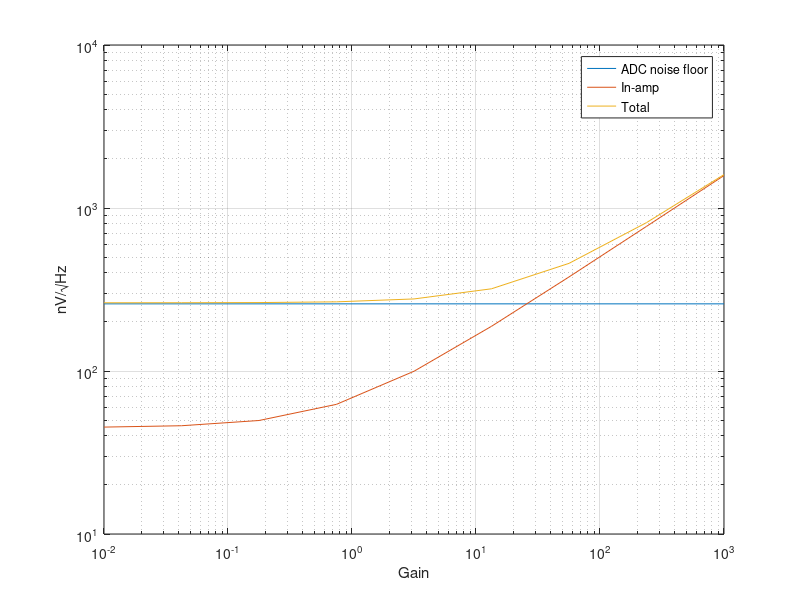
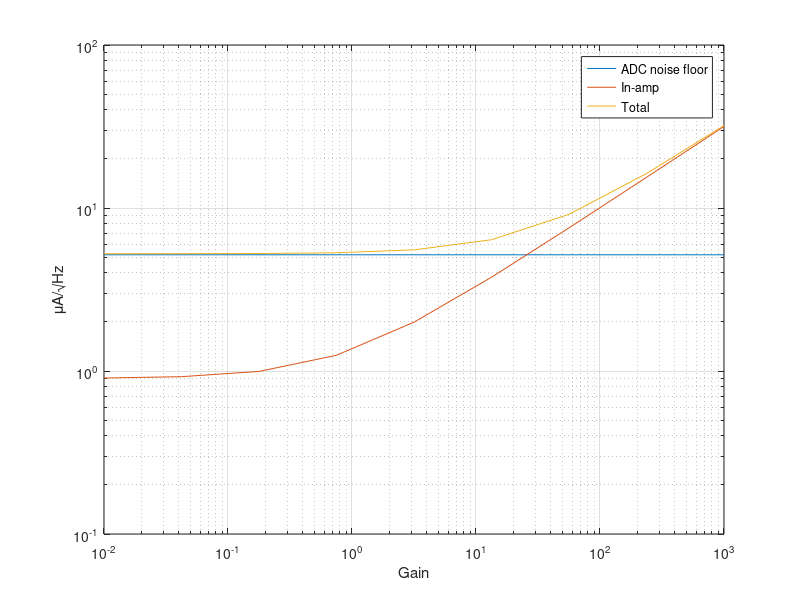
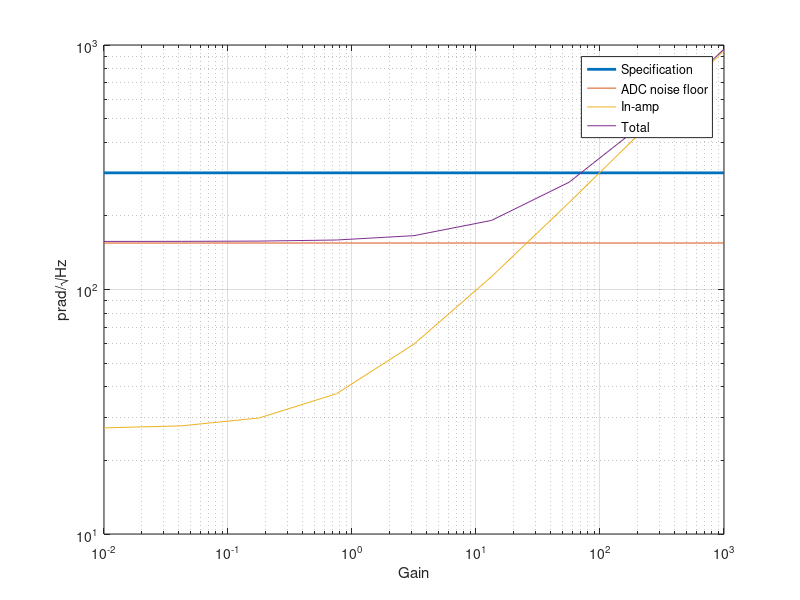

The MATLAB script that drew these images, in order:
% Noise analysis to aid on selection instrumentation amplifier for current
% measurement.

% Copyright (C) 2017 CNPEM
% Licensed under GNU General Public License v3.0 (GPL)
%
% Author(s): Daniel Tavares (LNLS/DIG) - daniel.tavares@lnls.br

Pmax = 1/8;                     % Maximum power dissipation on shunt resistor [W]

th_FS = 30e-6;                  % Beam deflection full-scale [rad]
req_Th_noise = 300e-12;         % Required beam deflection noise spectral density [rad/sqrt(Hz)]

I_FS = 1;                       % Load current full-scale [A]
Rs = 50e-3;                     % Shunt resistance for current measurement [ohm]

SNR_adc = 80;                   % ADC SNR [dBFS]
fs = 1.2e6;                     % ADC sampling rate
FS_adc = 2;                     % ADC full-scale voltage [V]

G_inamp = logspace(-2, 3, 9)';  % In-amp gain
eni_inamp = 50e-9;              % In-amp input noise spectral density [V/sqrt(Hz)]
eno_inamp = 45e-9;              % In-amp output noise spectral density [V/sqrt(Hz)]

% Voltage noise
en_inamp = sqrt(G_inamp*eni_inamp.^2 + eno_inamp.^2);
en_adc = FS_adc*10^(-SNR_adc/20)./sqrt(fs/2);
en_total = sqrt(en_inamp.^2 + en_adc.^2);

% Measured current noise
in_inamp = en_inamp./Rs;
in_adc = en_adc./Rs;
in_total = sqrt(in_inamp.^2 + in_adc.^2);

% Measured beam deflection noise
thn_inamp = th_FS./I_FS*in_inamp;
thn_adc = th_FS./I_FS*in_adc;
thn_total = sqrt(thn_inamp.^2 + thn_adc.^2);

% Thermal noise spectral density at 300 K temperature
en_R = sqrt(1.6568e-20*Rs);
in_R = en_R./Rs;
thn_R = th_FS./I_FS*in_R;

% Ratios
Pp = Rs*I_FS.^2./Pmax;
FSp = Rs*I_FS./FS_adc;

% Show results
if length(en_inamp) > 1
    figure;
    loglog(G_inamp([1 end]), [en_adc en_adc]/1e-9);
    hold all
    loglog(G_inamp, [en_inamp en_total]/1e-9);
    xlabel('Gain');
    ylabel('nV/\surdHz');
    grid on;
    legend('ADC noise floor', 'In-amp', 'Total');
    
    figure;
    loglog(G_inamp([1 end]), [in_adc in_adc]/1e-6);
    hold all
    loglog(G_inamp, [in_inamp in_total]/1e-6);
    xlabel('Gain');
    ylabel('\muA/\surdHz');
    grid on;
    legend('ADC noise floor', 'In-amp', 'Total');
    
    figure;
    loglog(G_inamp([1 end]), [req_Th_noise req_Th_noise]/1e-12, 'LineWidth', 2);
    hold all
    loglog(G_inamp([1 end]), [thn_adc thn_adc]/1e-12);    
    loglog(G_inamp, [thn_inamp thn_total]/1e-12);
    xlabel('Gain');
    ylabel('prad/\surdHz');
    grid on;
    legend('Specification', 'ADC noise floor', 'In-amp', 'Total');
else
    fprintf('\n');
    fprintf('Voltage noise\n');
    fprintf('-------------\n');
    fprintf('In-amp noise: %0.3g nV/sqrt(Hz)\n', en_inamp/1e-9);
    fprintf('ADC noise floor: %0.3g nV/sqrt(Hz)\n', en_adc/1e-9);
    fprintf('\n');
    fprintf('Measured current\n');
    fprintf('----------------\n');
    fprintf('In-amp noise: %0.3g uA/sqrt(Hz)\n', in_inamp/1e-6);
    fprintf('ADC: %0.3g uA/sqrt(Hz)\n', in_adc/1e-6);
    fprintf('\n');
    fprintf('Measured beam deflection\n');
    fprintf('------------------------\n');
    fprintf('In-amp noise: %0.3g prad/sqrt(Hz)\n', thn_inamp/1e-12);
    fprintf('ADC noise floor: %0.3g prad/sqrt(Hz)\n', thn_adc/1e-12);
    fprintf('\n');
end

fprintf('Dissipated power (percent of power budget): %0.3g%% (must be < 100%%)\n', Pp*100);
fprintf('ADC full-scale to current full-scale ratio: %0.3g%% (must be < 100%%)\n', FSp*100);
fprintf('\n');